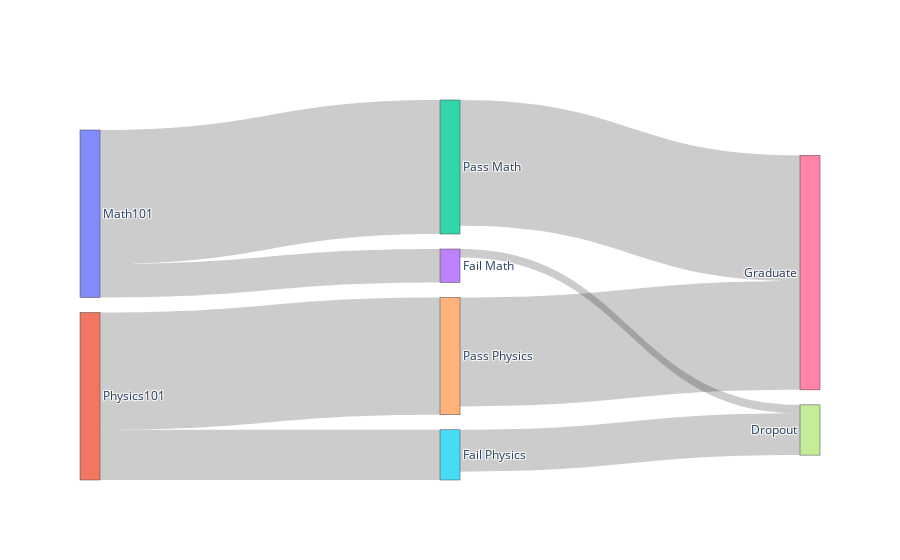

Source (notebook cell):
### Code cell
import plotly.graph_objects as go

# fig = go.Figure(data=[go.Sankey(
#     node = dict(
#         label = ["Math101", "Physics101",           # First stage
#                 "Pass Math", "Fail Math",           # Second stage
#                 "Pass Physics", "Fail Physics",     
#                 "Graduate", "Dropout"],             # Third stage
#         pad = 15,
#         thickness = 20,
#     ),
#     link = dict(
#         # First stage to second stage
#         source = [0, 0,          # Math101 to Pass/Fail
#                  1, 1],          # Physics101 to Pass/Fail
#         target = [2, 3,          # to Pass Math/Fail Math
#                  4, 5],          # to Pass Physics/Fail Physics
#         value = [80, 20,         # 80 pass math, 20 fail
#                 70, 30],         # 70 pass physics, 30 fail
#     )
# )])

# You can also add flows from second stage to third stage:
fig = go.Figure(data=[go.Sankey(
    node = dict(
        label = ["Math101", "Physics101", 
                "Pass Math", "Fail Math", "Pass Physics", "Fail Physics",
                "Graduate", "Dropout"],
        pad = 15,
        thickness = 20,
    ),
    link = dict(
        source = [0, 0, 1, 1,        # First to second stage
                 2, 3, 4, 5],        # Second to third stage
        target = [2, 3, 4, 5,        # To second stage
                 6, 7, 6, 7],        # To third stage
        value = [80, 20, 70, 30,     # First to second flows
                75, 5, 65, 25]       # Second to third flows
    )
)])

fig.show()

### Figure 1 — Plotly figure (JSON) as saved in the notebook; plotly's stock layout.template omitted (floating-point values rounded to 4 significant figures)
{"data": [{"link": {"source": [0, 0, 1, 1, 2, 3, 4, 5], "target": [2, 3, 4, 5, 6, 7, 6, 7], "value": [80, 20, 70, 30, 75, 5, 65, 25]}, "node": {"label": ["Math101", "Physics101", "Pass Math", "Fail Math", "Pass Physics", "Fail Physics", "Graduate", "Dropout"], "pad": 15, "thickness": 20}, "type": "sankey"}], "layout": {}}
